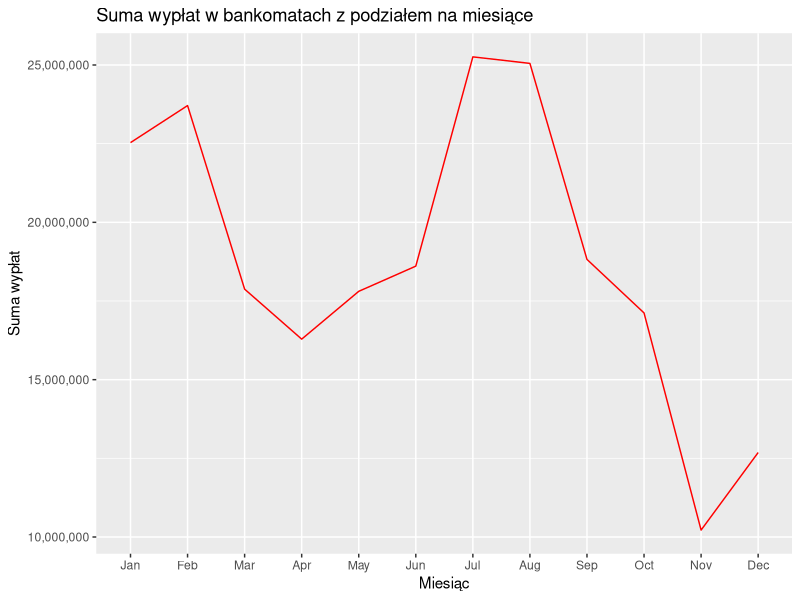
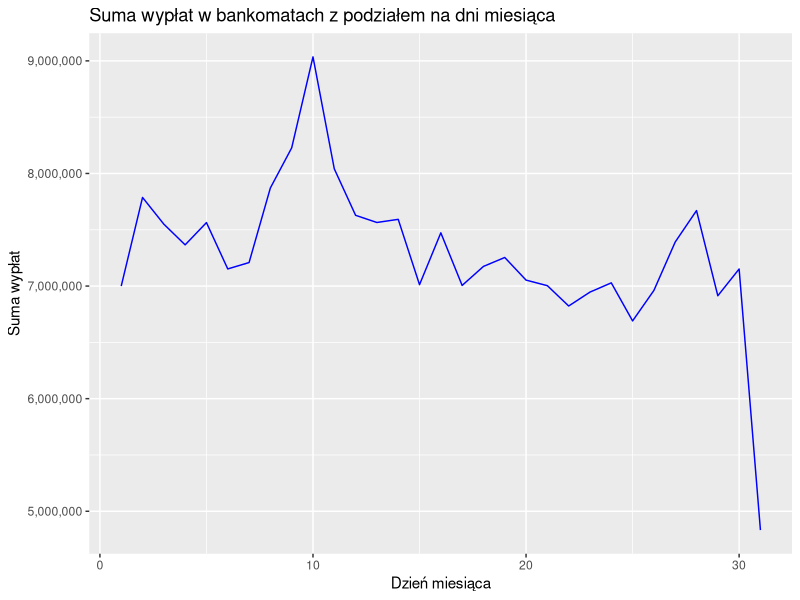
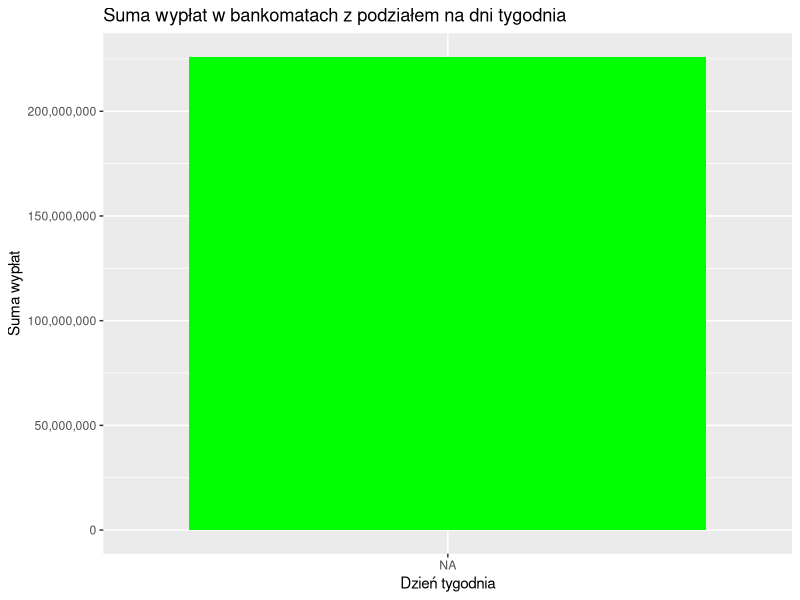
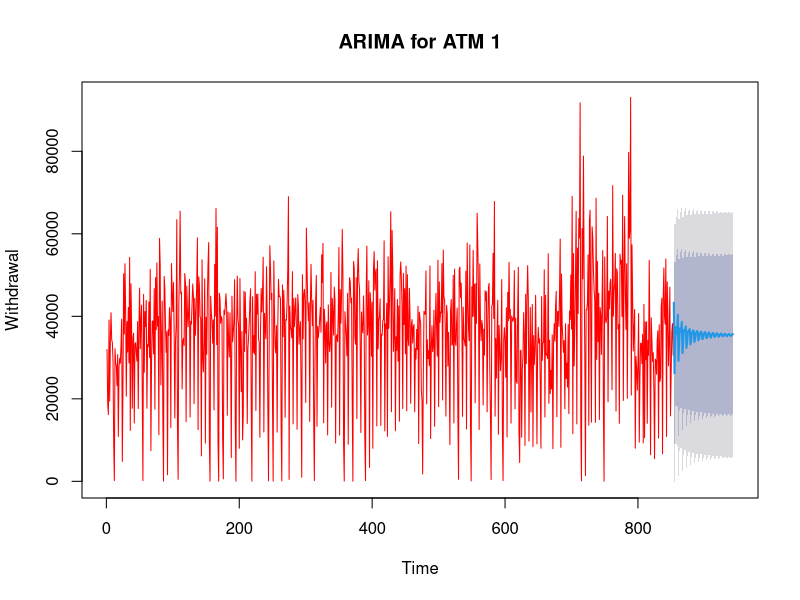
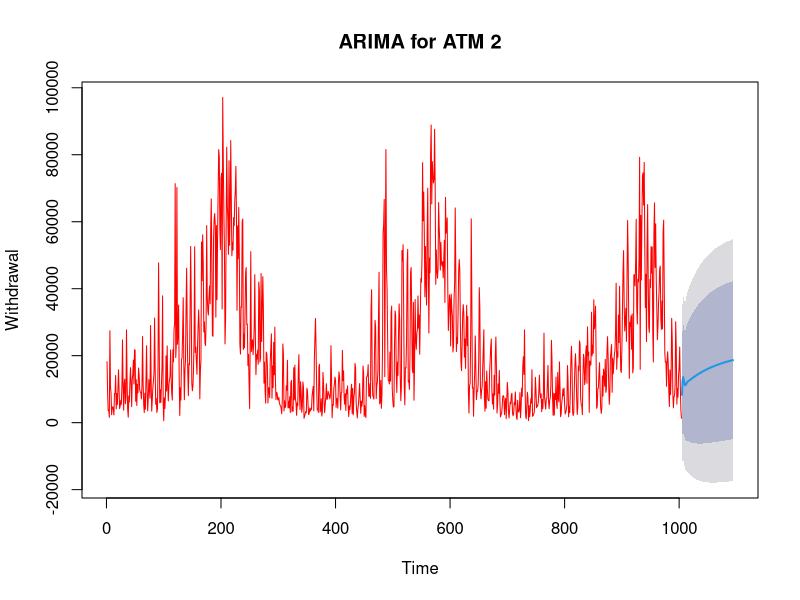
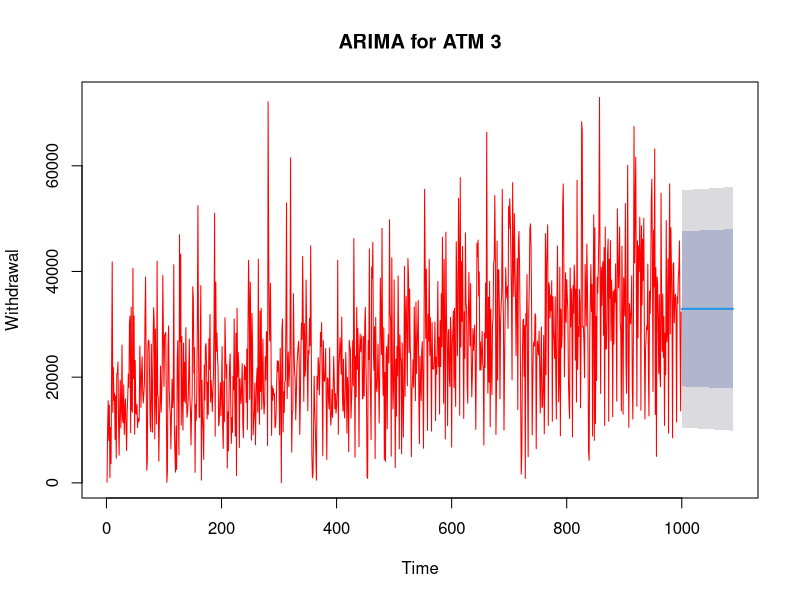
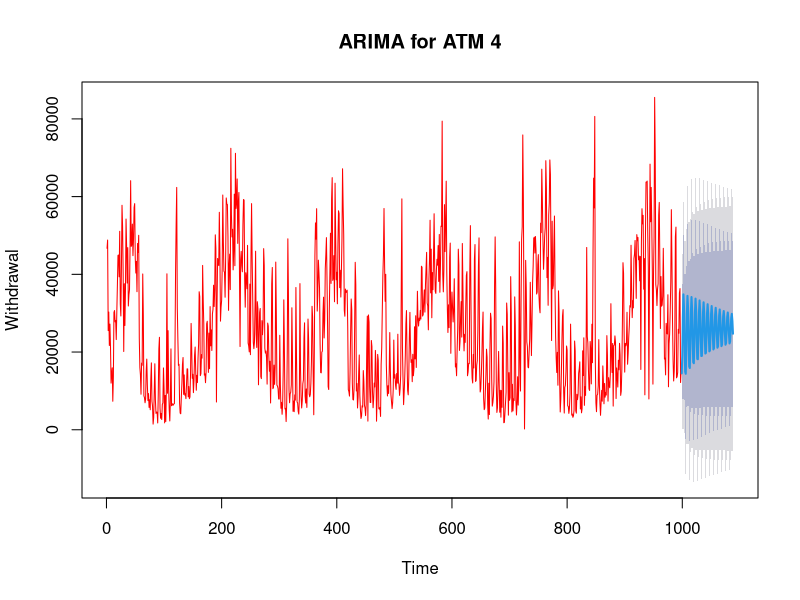
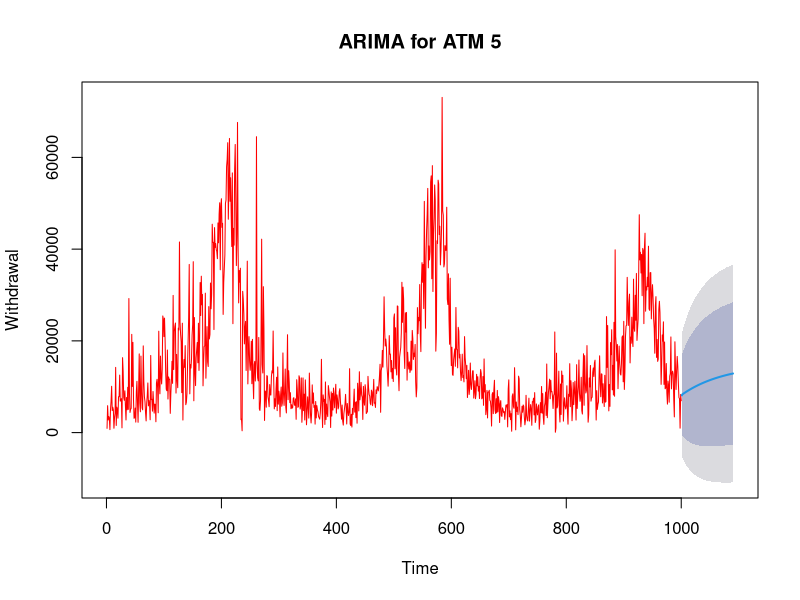

Recreate these plots in R, in order.
## ---- chunk 1
library(data.table)
library(dplyr)
library(lubridate)
library(ggplot2)
library(graphics)
library(scales)
library(stats)
library(glue)
library(forecast)
library(knitr)
library(kableExtra)
## ---- chunk 2
data_atm_1 <- data.table::fread('Dane/data_ATM1.csv')
data_atm_2 <- data.table::fread('Dane/data_ATM2.csv')
data_atm_3 <- data.table::fread('Dane/data_ATM3.csv')
data_atm_4 <- data.table::fread('Dane/data_ATM4.csv')
data_atm_5 <- data.table::fread('Dane/data_ATM5.csv')
data_atm_6 <- data.table::fread('Dane/data_ATM6.csv')
data_atm_7 <- data.table::fread('Dane/data_ATM7.csv')
data_atm_8 <- data.table::fread('Dane/data_ATM8.csv')
data_atm_9 <- data.table::fread('Dane/data_ATM9.csv')

data <- data.table::rbindlist(list(data_atm_1, data_atm_2, data_atm_3,
                                   data_atm_4, data_atm_5, data_atm_6,
                                   data_atm_7, data_atm_8, data_atm_9))
## ---- chunk 3
data[, Month := lubridate::month(ProcessDate, label = TRUE)]
data[, MonthDay := lubridate::mday(ProcessDate)]
data[, WeekDay := lubridate::wday(ProcessDate, label = TRUE)]
data[, WeekDay := gsub("\\\\.", "", WeekDay)]
## ---- chunk 4
monthly_analysis <- data[, .(Withdrawal_sum = sum(Withdrawal)), .(Month)]
month_day_analysis <- data[, .(Withdrawal_sum = sum(Withdrawal)), .(MonthDay)]
week_day_analysis <- data[, .(Withdrawal_sum = sum(Withdrawal)), .(WeekDay)]
week_day_analysis <- week_day_analysis[, WeekDay := factor(WeekDay, levels = c(
  'pt', 'czw', 'sob', 'pon', 'śr', 'wt', 'niedz'
))]
## ---- chunk 5
monthly_analysis_plot <- ggplot2::ggplot(data = monthly_analysis) +
  ggplot2::geom_line(aes(x = Month, y = Withdrawal_sum, group = 1), color = 'red') +
  ggplot2::labs(x = 'Miesiąc', y = 'Suma wypłat', 
                title = 'Suma wypłat w bankomatach z podziałem na miesiące') +
  ggplot2::scale_y_continuous(labels = scales::comma)

month_day_analysis_plot <- ggplot2::ggplot(data = month_day_analysis) +
  ggplot2::geom_line(aes(x = MonthDay, y = Withdrawal_sum, group = 1), color = 'blue') +
  ggplot2::labs(x = 'Dzień miesiąca', y = 'Suma wypłat', 
                title = 'Suma wypłat w bankomatach z podziałem na dni miesiąca') +
  ggplot2::scale_y_continuous(labels = scales::comma)

week_day_analysis_plot <- ggplot2::ggplot(data = week_day_analysis) +
  ggplot2::geom_col(aes(x = WeekDay, y = Withdrawal_sum, group = 1), 
                    fill = 'green') +
  ggplot2::labs(x = 'Dzień tygodnia', y = 'Suma wypłat', 
                title = 'Suma wypłat w bankomatach z podziałem na dni tygodnia') +
  ggplot2::scale_y_continuous(labels = scales::comma)
## ---- chunk 6
monthly_analysis_plot
month_day_analysis_plot
week_day_analysis_plot
## ---- chunk 7
errors_table <- data.table::data.table()

for (i in 1:9) {
  
  data_temp <- data[Atm == glue::glue("ATM{i}")]
  
  # Podział na zbiór testowy i treningowy
  ts_data <- stats::ts(data_temp$Withdrawal, frequency = 365)
  train <- ts_data[1:(length(ts_data) - 30)]
  test <- ts_data[(length(ts_data) - 29):length(ts_data)]
  
  # Model ARIMA
  model <- forecast::auto.arima(train)
  
  # Prognoza na części testowej
  forecast <- forecast::forecast(model, h = 30)
  
  # Obliczenie błędu prognozy
  forecast_diff <- forecast$mean - test
  error_forecast <- mean(forecast_diff)
  
  # Policzenie błędu dopasowania
  fit_diff <- train - stats::fitted(model)
  error_fit <- mean(fit_diff)
  
  # Połączenie błędów w tabelę
  errors_table_temp <- data.table::data.table(Atm = glue::glue('ATM_{i}'),
                                              ForecastError = round(error_forecast, 3),
                                              FitError = round(error_fit, 3))
  errors_table <- data.table::rbindlist(list(errors_table, errors_table_temp))
  
  # Prognoza na 60 dni
  forecast_60_days <- forecast::forecast(model, h = 90)
  plot_temp <- graphics::plot(forecast_60_days, 
                              col = "red", xlab = "Time", ylab = "Withdrawal", 
                              main = glue::glue("ARIMA for ATM {i}"), type = 'l')
  assign(paste("plot_atm_", i), plot_temp)
  
  # Usunięcie zmiennych, aby były gotoe do następnej pętli
  rm(ts_data, train, test, model, forecast, forecast_diff, error_forecast,
     error_fit, fit_diff, forecast_60_days, plot_temp)
}
## ---- chunk 8
kable(errors_table) %>%
 kable_styling("striped", full_width = T)
## ---- chunk 9
"SELECT *
FROM (SELECT Atm, ProcessDate, Currency, Withdrawal, Deposit,
      row_number() OVER (PARTITION BY Atm ORDER BY ProcessDate DESC) AS ProcessDateOrder
      FROM Atm_History) Atm_History_Temp
WHERE Atm_History_Temp.ProcessDateOrder = 1;"
